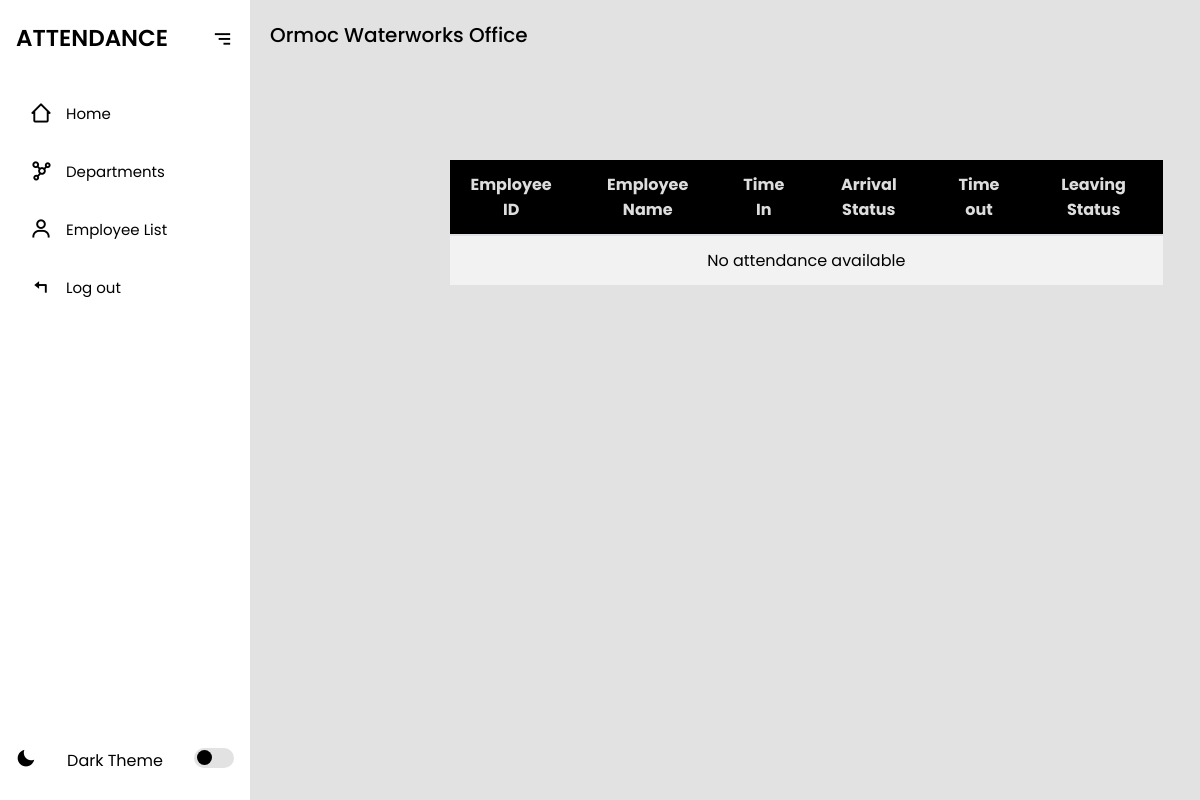
Before: /departments/view/1/?date=2024-11-03 (signed in) with the older database file.
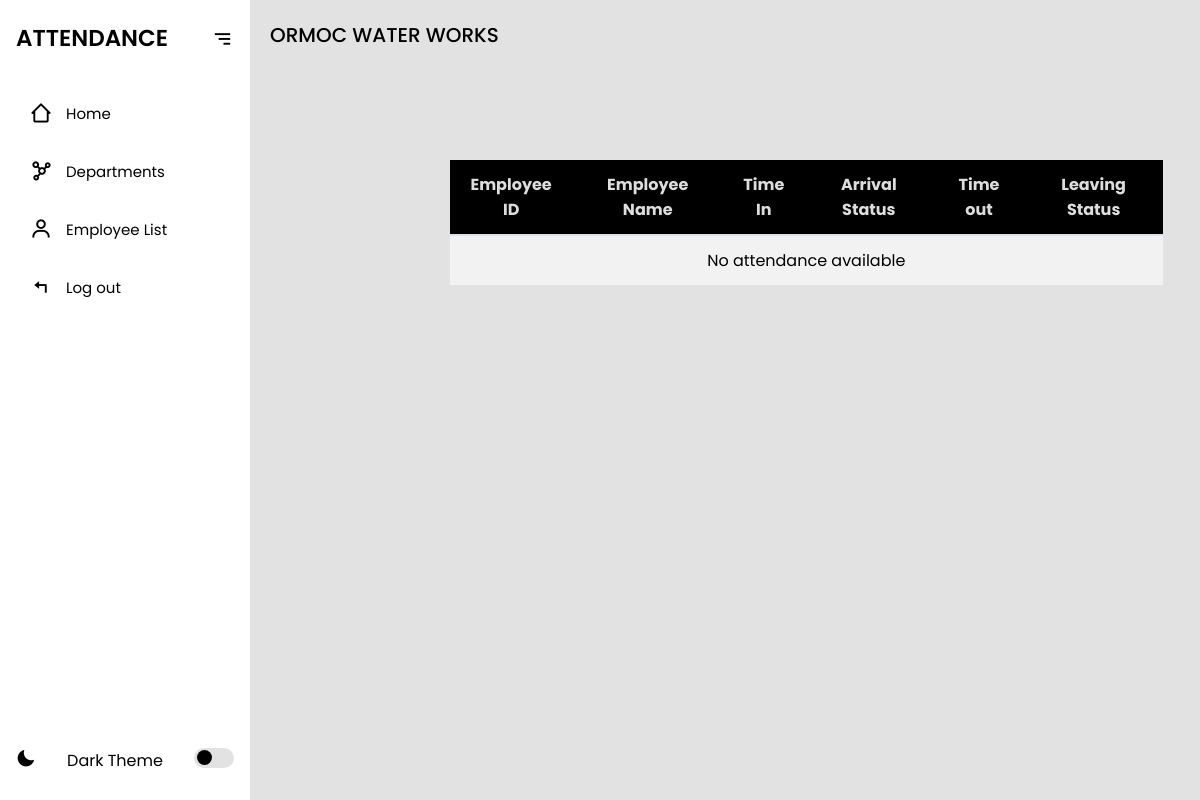
After: the same page with the newer database file.
### myapp/models.py (models this page shows, shortened)
class Department(models.Model):
    name = models.CharField(max_length=100)

### myapp/views.py (the view)
# urls.py: path('departments/view/<int:department_id>/', viewdepartment, name='viewdepartment'),
@login_required
def viewdepartment(request, department_id):
    department = Department.objects.get(id=department_id)
    selected_date = get_selected_date(request)
    employees = Employee.objects.filter(department_name=department)
    attendance_records = Attendance.objects.filter(employee__in=employees, date=selected_date)
    return render(request, 'viewdepartments.html', {
        'department': department,
        'employees': employees,
        'attendance_records': attendance_records,
        'default_date': selected_date,
    })

### myapp/views.py (called while the page is built)
def get_selected_date(request):
    date_str = request.GET.get('date', timezone.now().date().isoformat())
    return timezone.datetime.fromisoformat(date_str).date()

### myapp/templates/viewdepartments.html (shortened to what this page needs)
{% extends 'index.html' %}
{% block content %}
<section class="home">
    <p>{{ department.name }}</p>
    <table class="table">
        <thead>
            <tr>
                <th scope="col">Employee ID</th>
                <th scope="col">Employee Name</th>
                <th scope="col">Time In</th>
                <th scope="col">Arrival Status</th>
                <th scope="col">Time out</th>
                <th scope="col">Leaving Status</th>
            </tr>
        </thead>
        <tbody>
          {% for record in attendance_records %}
          <tr>
              <th scope="row">{{ record.employee.employee_id }}</th>
              <td>{{ record.employee.first_name }} {{ record.employee.last_name }}</td>
              <td>{{ record.time_in|time:"g:i a" }}</td>
              <td>{{ record.arrival_status }}</td>
              <td>{{ record.time_out|time:"g:i a" }}</td>
            <td>{{ record.timeout_status }}</td>
          </tr>
          {% empty %}
          <tr>
              <td colspan="6">No attendance available</td>
          </tr>
          {% endfor %}
      </tbody>
    </table>
</section>
{% endblock %}

Changed rows visible on the page:
changed Department: name "Ormoc Waterworks Office" → "ORMOC WATER WORKS"
